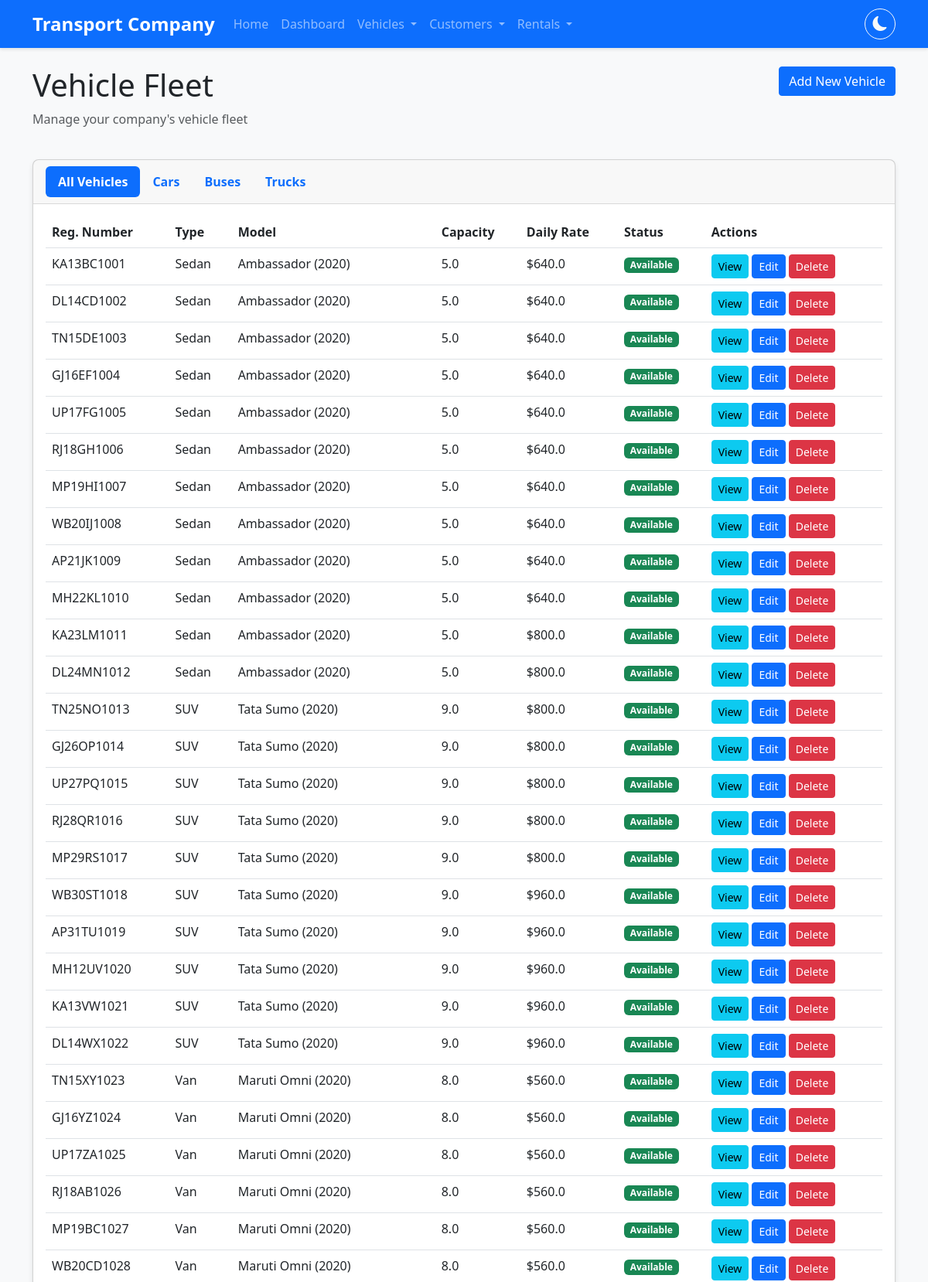
/vehicles/ (upper part), run on the app's committed database.
### app/models/vehicle.py (models this page shows, shortened)
class Vehicle(db.Model):
    __tablename__ = 'vehicles'
    id = db.Column(db.Integer, primary_key=True)
    registration_number = db.Column(db.String(20), unique=True, nullable=False)
    vehicle_type = db.Column(db.String(50), nullable=False)  # car, bus, truck, etc.
    model = db.Column(db.String(100), nullable=False)  # Ambassador, Tata Sumo, Maruti Omni, etc.
    year = db.Column(db.Integer, nullable=False)
    capacity = db.Column(db.Float, nullable=False)  # passenger capacity or cargo capacity in tons
    daily_rate = db.Column(db.Float, nullable=False)  # rental rate per day (legacy)
    hourly_rate = db.Column(db.Float, nullable=False, default=0.0)  # rate per hour
    per_km_rate = db.Column(db.Float, nullable=False, default=0.0)  # rate per kilometer
    has_ac = db.Column(db.Boolean, nullable=False, default=False)  # True for AC, False for Non-AC
    fuel_type = db.Column(db.String(20), nullable=False, default='Petrol')  # Petrol, Diesel, CNG
    transmission = db.Column(db.String(20), nullable=False, default='Manual')  # Manual, Automatic
    status = db.Column(db.String(20), nullable=False, default='available')  # available, rented, maintenance
    location = db.Column(db.String(100), nullable=True)  # current location of the vehicle
    mileage = db.Column(db.Integer, nullable=False, default=0)
    last_maintenance_date = db.Column(db.DateTime, nullable=True)
    minimum_rental_hours = db.Column(db.Integer, nullable=False, default=4)  # minimum 4-hour rental
    night_charge_multiplier = db.Column(db.Float, nullable=False, default=1.25)  # 25% extra for night rentals
    created_at = db.Column(db.DateTime, default=datetime.utcnow)
    updated_at = db.Column(db.DateTime, default=datetime.utcnow, onupdate=datetime.utcnow)
    rentals = db.relationship('Rental', back_populates='vehicle', lazy='dynamic')

### app/routes/vehicle_routes.py (the view)
@vehicle_bp.route('/')
def list_vehicles():
    try:
        vehicles = Vehicle.query.all()
        return render_template('vehicles/index.html', vehicles=vehicles)
    except Exception as e:
        log_exception(e, "Error retrieving vehicle list")
        flash('An error occurred while loading vehicles', 'danger')
        return render_template('vehicles/index.html', vehicles=[])

### app/templates/vehicles/index.html (shortened to what this page needs)
{% extends "base.html" %}
{% block content %}
<div class="row mb-4">
    <div class="col-md-8">
        <h1>Vehicle Fleet</h1>
        <p class="text-muted">Manage your company's vehicle fleet</p>
    </div>
    <div class="col-md-4 text-end">
        <a href="{{ url_for('vehicle.create_vehicle') }}" class="btn btn-primary">
             Add New Vehicle
        </a>
    </div>
</div>
<div class="row mb-4">
    <div class="col">
        <div class="card">
            <div class="card-header">
                <ul class="nav nav-pills">
                    <li class="nav-item">
                        <a class="nav-link active vehicle-type-filter" href="#" data-filter="all">All Vehicles</a>
                    </li>
                    <li class="nav-item">
                        <a class="nav-link vehicle-type-filter" href="#" data-filter="car">Cars</a>
                    </li>
                    <li class="nav-item">
                        <a class="nav-link vehicle-type-filter" href="#" data-filter="bus">Buses</a>
                    </li>
                    <li class="nav-item">
                        <a class="nav-link vehicle-type-filter" href="#" data-filter="truck">Trucks</a>
                    </li>
                </ul>
            </div>
            <div class="card-body">
                <div class="table-responsive">
                    <table class="table table-hover">
                        <thead>
                            <tr>
                                <th>Reg. Number</th>
                                <th>Type</th>
                                <th>Model</th>
                                <th>Capacity</th>
                                <th>Daily Rate</th>
                                <th>Status</th>
                                <th>Actions</th>
                            </tr>
                        </thead>
                        <tbody>
                            {% for vehicle in vehicles %}
                            <tr class="vehicle-row" data-vehicle-type="{{ vehicle.vehicle_type }}">
                                <td>{{ vehicle.registration_number }}</td>
                                <td>{{ vehicle.vehicle_type }}</td>
                                <td>{{ vehicle.model }} ({{ vehicle.year }})</td>
                                <td>{{ vehicle.capacity }}</td>
                                <td>${{ vehicle.daily_rate }}</td>
                                <td>
                                    {% if vehicle.status == 'available' %}
                                    <span class="badge bg-success">Available</span>
                                    {% elif vehicle.status == 'rented' %}
                                    <span class="badge bg-danger">Rented</span>
                                    {% elif vehicle.status == 'maintenance' %}
                                    <span class="badge bg-warning text-dark">Maintenance</span>
                                    {% else %}
                                    <span class="badge bg-secondary">{{ vehicle.status }}</span>
                                    {% endif %}
                                </td>
                                <td>
                                    <a href="{{ url_for('vehicle.view_vehicle', id=vehicle.id) }}" class="btn btn-sm btn-info">View</a>
                                    <a href="{{ url_for('vehicle.update_vehicle', id=vehicle.id) }}" class="btn btn-sm btn-primary">Edit</a>
                                    <button type="button" class="btn btn-sm btn-danger" data-bs-toggle="modal" data-bs-target="#deleteModal{{ vehicle.id }}">Delete</button>
                                </td>
                            </tr>
                            {% endfor %}
                        </tbody>
                    </table>
                </div>
            </div>
        </div>
    </div>
</div>
{% endblock %}

### app/templates/base.html (shortened to what this page needs)
<!DOCTYPE html>
<html lang="en" data-bs-theme="light">
<head>
    <link href="https://cdn.jsdelivr.net/npm/bootstrap@5.3.0/dist/css/bootstrap.min.css" rel="stylesheet">
    <link rel="stylesheet" href="https://cdn.jsdelivr.net/npm/bootstrap-icons@1.11.0/font/bootstrap-icons.css">
    <link rel="stylesheet" href="{{ url_for('static', filename='css/main.css') }}">
</head>
<body>
    <nav class="navbar navbar-expand-lg navbar-dark bg-primary">
        <div class="container">
            <a class="navbar-brand" href="{{ url_for('main.home') }}">Transport Company</a>
            <div class="collapse navbar-collapse" id="navbarNav">
                <ul class="navbar-nav">
                    <li class="nav-item">
                        <a class="nav-link" href="{{ url_for('main.home') }}">Home</a>
                    </li>
                    <li class="nav-item">
                        <a class="nav-link" href="{{ url_for('main.dashboard') }}">Dashboard</a>
                    </li>
                    <li class="nav-item dropdown">
                        <a class="nav-link dropdown-toggle" href="#" role="button" data-bs-toggle="dropdown">
                            Vehicles
                        </a>
                    </li>
                    <li class="nav-item dropdown">
                        <a class="nav-link dropdown-toggle" href="#" role="button" data-bs-toggle="dropdown">
                            Customers
                        </a>
                    </li>
                    <li class="nav-item dropdown">
                        <a class="nav-link dropdown-toggle" href="#" role="button" data-bs-toggle="dropdown">
                            Rentals
                        </a>
                    </li>
                </ul>
                <div class="ms-auto d-flex align-items-center">
                    <div class="theme-toggle-wrapper">
                        <button id="theme-toggle" class="btn btn-outline-light" title="Toggle dark/light mode">
                            <i class="bi bi-moon-fill dark-icon"></i>
                        </button>
                    </div>
                </div>
            </div>
        </div>
    </nav>
    <div class="container mt-4">
        {% block content %}{% endblock %}
    </div>
</body>
</html>

### app/static/css/main.css (style rules this page uses)
body { font-family: 'Segoe UI', Tahoma, Geneva, Verdana, sans-serif; background-color: #f8f9fa; min-height: 100vh; display: flex; flex-direction: column; transition: background-color 0.3s ease, color 0.3s ease; }
.container { flex: 1; }
.navbar-brand { font-weight: 600; font-size: 1.5rem; }
.navbar { box-shadow: 0 2px 4px rgba(0, 0, 0, 0.1); transition: background-color 0.3s ease; }
.card { border-radius: 8px; box-shadow: 0 4px 6px rgba(0, 0, 0, 0.1); transition: transform 0.3s ease, box-shadow 0.3s ease, background-color 0.3s ease; margin-bottom: 20px; }
.card-header { font-weight: 600; border-bottom: 1px solid rgba(0, 0, 0, 0.125); transition: background-color 0.3s ease, border-color 0.3s ease; }
.table thead { background-color: #f8f9fa; transition: background-color 0.3s ease; }
.btn { border-radius: 4px; font-weight: 500; }
.btn-primary { background-color: #0d6efd; }
.theme-toggle-wrapper { display: flex; align-items: center; }
#theme-toggle { border-radius: 50%; width: 40px; height: 40px; padding: 0; display: flex; align-items: center; justify-content: center; }
[data-bs-theme="light"] .dark-icon { display: inline-block; }
.bi { font-size: 1.2rem; }

### data on the page
Vehicle: registration_number "KA13BC1001", vehicle_type "Sedan", model "Ambassador", year "2020", capacity "5.0", daily_rate "640.0", status "Available"
Vehicle: registration_number "DL14CD1002", vehicle_type "Sedan", model "Ambassador", year "2020", capacity "5.0", daily_rate "640.0", status "Available"
Vehicle: registration_number "TN15DE1003", vehicle_type "Sedan", model "Ambassador", year "2020", capacity "5.0", daily_rate "640.0", status "Available"
Vehicle: registration_number "GJ16EF1004", vehicle_type "Sedan", model "Ambassador", year "2020", capacity "5.0", daily_rate "640.0", status "Available"
Vehicle: registration_number "UP17FG1005", vehicle_type "Sedan", model "Ambassador", year "2020", capacity "5.0", daily_rate "640.0", status "Available"
Vehicle: registration_number "RJ18GH1006", vehicle_type "Sedan", model "Ambassador", year "2020", capacity "5.0", daily_rate "640.0", status "Available"
Vehicle: registration_number "MP19HI1007", vehicle_type "Sedan", model "Ambassador", year "2020", capacity "5.0", daily_rate "640.0", status "Available"
Vehicle: registration_number "WB20IJ1008", vehicle_type "Sedan", model "Ambassador", year "2020", capacity "5.0", daily_rate "640.0", status "Available"
Vehicle: registration_number "AP21JK1009", vehicle_type "Sedan", model "Ambassador", year "2020", capacity "5.0", daily_rate "640.0", status "Available"
Vehicle: registration_number "MH22KL1010", vehicle_type "Sedan", model "Ambassador", year "2020", capacity "5.0", daily_rate "640.0", status "Available"
Vehicle: registration_number "KA23LM1011", vehicle_type "Sedan", model "Ambassador", year "2020", capacity "5.0", daily_rate "800.0", status "Available"
Vehicle: registration_number "DL24MN1012", vehicle_type "Sedan", model "Ambassador", year "2020", capacity "5.0", daily_rate "800.0", status "Available"
Vehicle: registration_number "TN25NO1013", vehicle_type "SUV", model "Tata Sumo", year "2020", capacity "9.0", daily_rate "800.0", status "Available"
Vehicle: registration_number "GJ26OP1014", vehicle_type "SUV", model "Tata Sumo", year "2020", capacity "9.0", daily_rate "800.0", status "Available"
Vehicle: registration_number "UP27PQ1015", vehicle_type "SUV", model "Tata Sumo", year "2020", capacity "9.0", daily_rate "800.0", status "Available"
Vehicle: registration_number "RJ28QR1016", vehicle_type "SUV", model "Tata Sumo", year "2020", capacity "9.0", daily_rate "800.0", status "Available"
Vehicle: registration_number "MP29RS1017", vehicle_type "SUV", model "Tata Sumo", year "2020", capacity "9.0", daily_rate "800.0", status "Available"
Vehicle: registration_number "WB30ST1018", vehicle_type "SUV", model "Tata Sumo", year "2020", capacity "9.0", daily_rate "960.0", status "Available"
Vehicle: registration_number "AP31TU1019", vehicle_type "SUV", model "Tata Sumo", year "2020", capacity "9.0", daily_rate "960.0", status "Available"
Vehicle: registration_number "MH12UV1020", vehicle_type "SUV", model "Tata Sumo", year "2020", capacity "9.0", daily_rate "960.0", status "Available"
Vehicle: registration_number "KA13VW1021", vehicle_type "SUV", model "Tata Sumo", year "2020", capacity "9.0", daily_rate "960.0", status "Available"
Vehicle: registration_number "DL14WX1022", vehicle_type "SUV", model "Tata Sumo", year "2020", capacity "9.0", daily_rate "960.0", status "Available"
Vehicle: registration_number "TN15XY1023", vehicle_type "Van", model "Maruti Omni", year "2020", capacity "8.0", daily_rate "560.0", status "Available"
Vehicle: registration_number "GJ16YZ1024", vehicle_type "Van", model "Maruti Omni", year "2020", capacity "8.0", daily_rate "560.0", status "Available"
Vehicle: registration_number "UP17ZA1025", vehicle_type "Van", model "Maruti Omni", year "2020", capacity "8.0", daily_rate "560.0", status "Available"
Vehicle: registration_number "RJ18AB1026", vehicle_type "Van", model "Maruti Omni", year "2020", capacity "8.0", daily_rate "560.0", status "Available"
Vehicle: registration_number "MP19BC1027", vehicle_type "Van", model "Maruti Omni", year "2020", capacity "8.0", daily_rate "560.0", status "Available"
Vehicle: registration_number "WB20CD1028", vehicle_type "Van", model "Maruti Omni", year "2020", capacity "8.0", daily_rate "560.0", status "Available"
